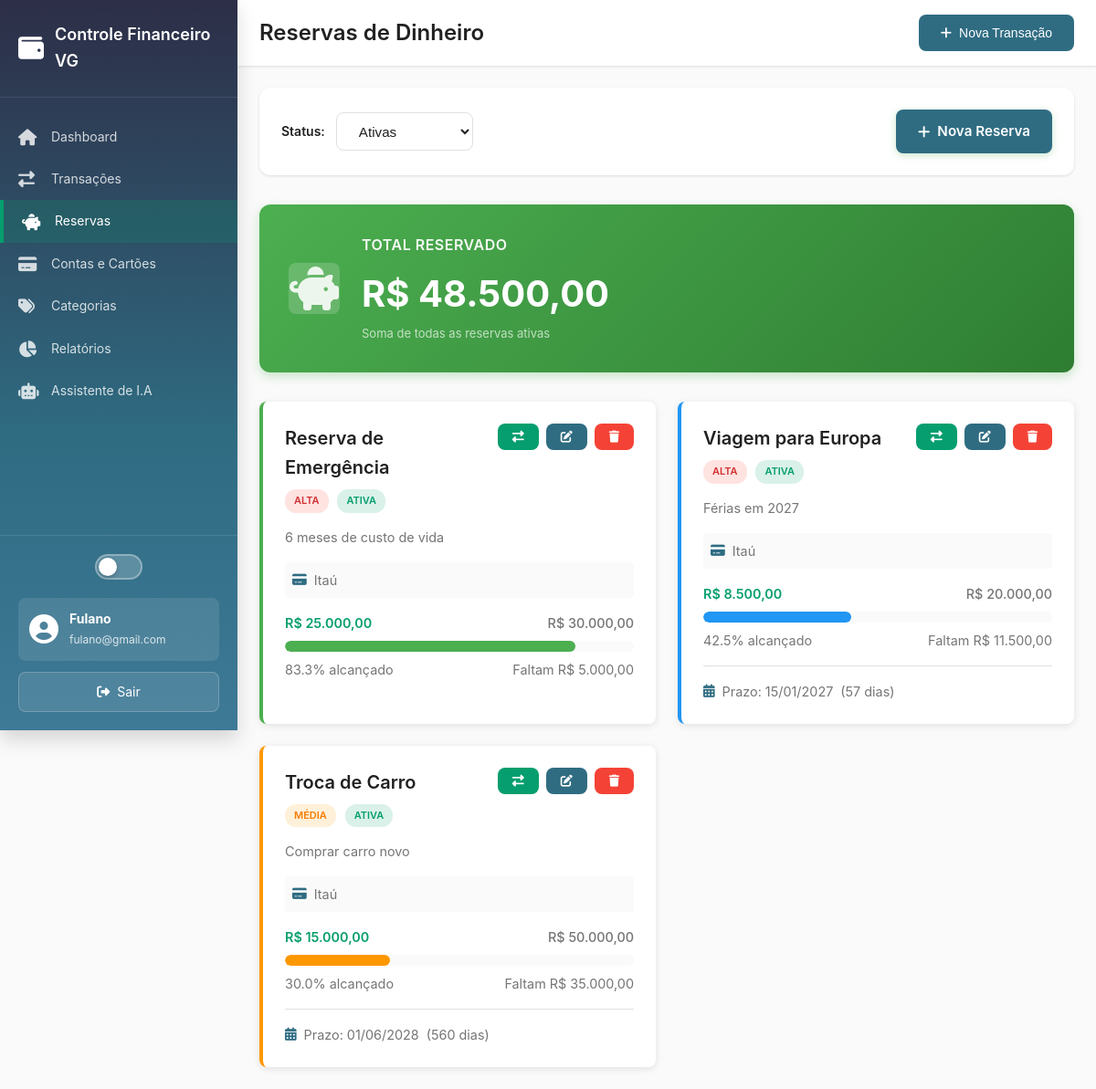
Screenshot of /reserves (signed in) with the database file from the repository.
### tables this page shows
CREATE TABLE IF NOT EXISTS reserves (
    id INT AUTO_INCREMENT PRIMARY KEY,
    user_id INT NOT NULL,
    account_id INT NOT NULL,
    name VARCHAR(100) NOT NULL,
    description TEXT,
    target_amount DECIMAL(10, 2) NOT NULL,
    current_amount DECIMAL(10, 2) DEFAULT 0.00,
    deadline DATE DEFAULT NULL,
    priority ENUM('low', 'medium', 'high') DEFAULT 'medium',
    status ENUM('active', 'completed', 'cancelled') DEFAULT 'active',
    color VARCHAR(7) DEFAULT '#4CAF50',
    created_at TIMESTAMP DEFAULT CURRENT_TIMESTAMP,
    updated_at TIMESTAMP DEFAULT CURRENT_TIMESTAMP ON UPDATE CURRENT_TIMESTAMP,
    FOREIGN KEY (user_id) REFERENCES users(id) ON DELETE CASCADE,
    FOREIGN KEY (account_id) REFERENCES accounts(id) ON DELETE CASCADE,
    INDEX idx_user_id (user_id),
    INDEX idx_account_id (account_id),
    INDEX idx_status (status)
);

CREATE TABLE accounts (
    id INT AUTO_INCREMENT PRIMARY KEY,
    user_id INT NOT NULL,
    name VARCHAR(100) NOT NULL,
    type ENUM('credit_card', 'debit_card', 'bank_account', 'cash', 'meal_voucher', 'food_voucher') NOT NULL,
    balance DECIMAL(10, 2) DEFAULT 0.00,
    credit_limit DECIMAL(10, 2) DEFAULT NULL,
    closing_day INT DEFAULT NULL,
    due_day INT DEFAULT NULL,
    color VARCHAR(7) DEFAULT '#00897B',
    is_active BOOLEAN DEFAULT TRUE,
    created_at TIMESTAMP DEFAULT CURRENT_TIMESTAMP,
    updated_at TIMESTAMP DEFAULT CURRENT_TIMESTAMP ON UPDATE CURRENT_TIMESTAMP,
    FOREIGN KEY (user_id) REFERENCES users(id) ON DELETE CASCADE,
    INDEX idx_user_id (user_id),
    INDEX idx_type (type)
);

### app/core/Controller.php (called while the page is built, shortened)
<?php
class Controller {
    public function __construct() {
        $this->db = (new Database())->connect();
    }
    public function view($view, $data = []) {
        extract($data);
        require_once BASE_PATH . '/app/views/' . $view . '.php';
    }
    public function getUserId() {
        return $_SESSION['user_id'] ?? null;
    }
}

### app/controllers/Reserves.php (called while the page is built, shortened)
<?php
class Reserves extends Controller {
    public function __construct() {
        $this->reserveModel = new Reserve($this->db);
    }
    public function index() {
        $userId = $this->getUserId();
        $status = $_GET['status'] ?? 'active';
        $reserves = $this->reserveModel->getUserReservesWithAccounts($userId, $status);
        $totalReserved = $this->reserveModel->getTotalReserved($userId);
        $data = [
            'reserves' => $reserves,
            'totalReserved' => $totalReserved,
            'statusFilter' => $status
        ];
        $this->view('reserves/index', $data);
    }
}

### app/core/App.php (called while the page is built, shortened)
<?php
class App {
    protected $method = 'index';
    public function __construct() {
        $url = $this->parseUrl();
        if (isset($url[0]) && file_exists(BASE_PATH . '/app/controllers/' . ucfirst($url[0]) . '.php')) {
            unset($url[0]);
        }
        $this->controller = new $this->controller;
        $this->params = $url ? array_values($url) : [];
        call_user_func_array([$this->controller, $this->method], $this->params);
    }
    public function parseUrl() {
        if (isset($_GET['url'])) {
            return explode('/', filter_var(rtrim($_GET['url'], '/'), FILTER_SANITIZE_URL));
        }
        return [];
    }
}

### public/index.php (called while the page is built, shortened)
<?php
require_once BASE_PATH . '/config/config.php';
require_once BASE_PATH . '/app/core/Database.php';
require_once BASE_PATH . '/app/core/Model.php';
require_once BASE_PATH . '/app/core/Controller.php';
require_once BASE_PATH . '/app/core/App.php';
$app = new App();

### config/config.php (called while the page is built, shortened)
<?php
spl_autoload_register(function($className) {
    $paths = [
        APP_ROOT . '/app/controllers/' . $className . '.php',
        APP_ROOT . '/app/models/' . $className . '.php',
        APP_ROOT . '/app/core/' . $className . '.php',
    ];
    foreach ($paths as $path) {
        if (file_exists($path)) {
            return;
        }
    }
});

### app/core/Database.php (called while the page is built, shortened)
<?php
class Database {
    private $host = DB_HOST;
    private $db_name = DB_NAME;
    private $username = DB_USER;
    private $password = DB_PASS;
    private $charset = DB_CHARSET;
    private $conn = null;
    public function connect() {
        if ($this->conn === null) {
            try {
                $dsn = "mysql:host={$this->host};dbname={$this->db_name};charset={$this->charset}";
                $options = [
                    PDO::ATTR_ERRMODE => PDO::ERRMODE_EXCEPTION,
                    PDO::ATTR_DEFAULT_FETCH_MODE => PDO::FETCH_ASSOC,
                    PDO::ATTR_EMULATE_PREPARES => false,
                ];
                $this->conn = new PDO($dsn, $this->username, $this->password, $options);
            } catch(PDOException $e) {
                die('Erro de conexão: ' . $e->getMessage());
            }
        }
        return $this->conn;
    }
}

### app/core/Model.php (called while the page is built, shortened)
<?php
class Model {
    public function __construct($db) {
        $this->db = $db;
    }
}

### app/models/Reserve.php (called while the page is built, shortened)
<?php
class Reserve extends Model {
    public function getUserReservesWithAccounts($userId, $status = 'active') {
        $query = "
            SELECT r.*, a.name as account_name, a.color as account_color
            FROM reserves r
            INNER JOIN accounts a ON r.account_id = a.id
            WHERE r.user_id = :user_id
        ";
        if ($status !== 'all') {
            $query .= " AND r.status = :status";
        }
        $query .= " ORDER BY r.priority DESC, r.deadline ASC, r.created_at DESC";
        $stmt = $this->db->prepare($query);
        $stmt->bindValue(':user_id', $userId);
        if ($status !== 'all') {
            $stmt->bindValue(':status', $status);
        }
        $stmt->execute();
        return $stmt->fetchAll();
    }
    public function getTotalReserved($userId) {
        $stmt = $this->db->prepare("
            SELECT SUM(current_amount) as total
            FROM reserves
            WHERE user_id = :user_id AND status = 'active'
        ");
        $stmt->bindValue(':user_id', $userId);
        $stmt->execute();
        $result = $stmt->fetch();
        return $result['total'] ?? 0;
    }
}

### app/views/reserves/index.php (the view, shortened to what this page needs)
<div class="page-header-reserves">
    <div class="filter-group">
        <label>Status:</label>
        <select onchange="window.location.href='<?= BASE_URL ?>reserves?status=' + this.value" class="form-select">
            <option value="active" <?= $statusFilter === 'active' ? 'selected' : '' ?>>Ativas</option>
        </select>
    </div>
    <a href="<?= BASE_URL ?>reserves/form" class="btn btn-primary btn-add">
        <i class="fas fa-plus"></i>
        Nova Reserva
    </a>
</div>
<div class="summary-card mb-4">
    <div class="card-icon">
        <i class="fas fa-piggy-bank"></i>
    </div>
    <div class="card-content">
        <h3>Total Reservado</h3>
        <p class="card-value">R$ <?= number_format($totalReserved, 2, ',', '.') ?></p>
        <small class="text-muted">Soma de todas as reservas ativas</small>
    </div>
</div>
<?php if (empty($reserves)): ?>
    <div class="empty-state">
        <i class="fas fa-piggy-bank"></i>
        <h3>Nenhuma reserva encontrada</h3>
        <p>Crie sua primeira reserva para começar a organizar seu dinheiro!</p>
        <a href="<?= BASE_URL ?>reserves/form" class="btn btn-primary">
            <i class="fas fa-plus"></i>
            Criar Reserva
        </a>
    </div>
<?php else: ?>
    <div class="reserves-grid">
        <?php foreach ($reserves as $reserve): ?>
            <?php
                $progress = $reserve['target_amount'] > 0
                    ? min(($reserve['current_amount'] / $reserve['target_amount']) * 100, 100)
                    : 0;
                $remaining = $reserve['target_amount'] - $reserve['current_amount'];
                $priorityLabels = [
                    'low' => 'Baixa',
                    'medium' => 'Média',
                    'high' => 'Alta'
                ];
                $statusLabels = [
                    'active' => 'Ativa',
                    'completed' => 'Concluída',
                    'cancelled' => 'Cancelada'
                ];
                $statusClasses = [
                    'active' => 'status-active',
                    'completed' => 'status-completed',
                    'cancelled' => 'status-cancelled'
                ];
            ?>
            <div class="reserve-card" style="border-left: 4px solid <?= $reserve['color'] ?>">
                <div class="reserve-header">
                    <div>
                        <h3><?= htmlspecialchars($reserve['name']) ?></h3>
                        <span class="badge badge-<?= $reserve['priority'] ?>">
                            <?= $priorityLabels[$reserve['priority']] ?>
                        </span>
                        <span class="badge <?= $statusClasses[$reserve['status']] ?>">
                            <?= $statusLabels[$reserve['status']] ?>
                        </span>
                    </div>
                    <div class="reserve-actions">
                        <a href="<?= BASE_URL ?>reserves/transaction/<?= $reserve['id'] ?>"
                           class="btn btn-sm btn-success" title="Adicionar/Retirar">
                            <i class="fas fa-exchange-alt"></i>
                        </a>
                        <a href="<?= BASE_URL ?>reserves/form/<?= $reserve['id'] ?>"
                           class="btn btn-sm btn-primary" title="Editar">
                            <i class="fas fa-edit"></i>
                        </a>
                        <button onclick="deleteReserve(<?= $reserve['id'] ?>)"
                                class="btn btn-sm btn-danger" title="Excluir">
                            <i class="fas fa-trash"></i>
                        </button>
                    </div>
                </div>
                <?php if ($reserve['description']): ?>
                    <p class="reserve-description"><?= htmlspecialchars($reserve['description']) ?></p>
                <?php endif; ?>
                <div class="reserve-account">
                    <i class="fas fa-credit-card"></i>
                    <span><?= htmlspecialchars($reserve['account_name']) ?></span>
                </div>
                <div class="reserve-progress">
                    <div class="progress-header">
                        <span>R$ <?= number_format($reserve['current_amount'], 2, ',', '.') ?></span>
                        <span>R$ <?= number_format($reserve['target_amount'], 2, ',', '.') ?></span>
                    </div>
                    <div class="progress-bar">
                        <div class="progress-fill" style="width: <?= $progress ?>%; background-color: <?= $reserve['color'] ?>"></div>
                    </div>
                    <div class="progress-footer">
                        <span><?= number_format($progress, 1) ?>% alcançado</span>
                        <?php if ($remaining > 0): ?>
                            <span class="text-muted">Faltam R$ <?= number_format($remaining, 2, ',', '.') ?></span>
                        <?php else: ?>
                            <span class="text-success">Meta atingida! 🎉</span>
                        <?php endif; ?>
                    </div>
                </div>
                <?php if ($reserve['deadline']): ?>
                    <div class="reserve-deadline">
                        <i class="fas fa-calendar-alt"></i>
                        <span>Prazo: <?= date('d/m/Y', strtotime($reserve['deadline'])) ?></span>
                        <?php
                            $daysRemaining = ceil((strtotime($reserve['deadline']) - time()) / 86400);
                            if ($daysRemaining > 0): ?>
                                <span class="text-muted">(<?= $daysRemaining ?> dias)</span>
                            <?php elseif ($daysRemaining == 0): ?>
                                <span class="text-warning">(Vence hoje!)</span>
                            <?php else: ?>
                                <span class="text-danger">(Vencida há <?= abs($daysRemaining) ?> dias)</span>
                            <?php endif; ?>
                    </div>
                <?php endif; ?>
            </div>
        <?php endforeach; ?>
    </div>
<?php endif; ?>
<?php
include APP_ROOT . '/app/views/layouts/main.php';
?>

### app/views/reserves/index.php (style rules this page uses)
.reserves-grid { display: grid; grid-template-columns: repeat(auto-fill, minmax(350px, 1fr)); gap: 1.5rem; margin-top: 1.5rem; }
.reserve-card { background: var(--bg-primary); border-radius: 8px; padding: 1.5rem; box-shadow: 0 2px 8px rgba(0, 0, 0, 0.1); transition: transform 0.2s, box-shadow 0.2s; }
.reserve-header { display: flex; justify-content: space-between; align-items: flex-start; margin-bottom: 1rem; }
.reserve-header h3 { margin: 0 0 0.5rem 0; color: var(--text-primary); font-size: 1.25rem; }
.reserve-actions { display: flex; gap: 0.5rem; }
.reserve-description { color: var(--text-secondary); font-size: 0.9rem; margin-bottom: 1rem; line-height: 1.5; }
.reserve-account { display: flex; align-items: center; gap: 0.5rem; color: var(--text-secondary); font-size: 0.9rem; margin-bottom: 1rem; padding: 0.5rem; background: var(--bg-secondary); border-radius: 4px; }
.reserve-progress { margin: 1rem 0; }
.progress-header, .progress-footer { display: flex; justify-content: space-between; font-size: 0.9rem; margin-bottom: 0.5rem; }
.progress-footer { margin-top: 0.5rem; margin-bottom: 0; }
.progress-bar { width: 100%; height: 12px; background: var(--bg-secondary); border-radius: 6px; overflow: hidden; }
.progress-fill { height: 100%; transition: width 0.3s ease; border-radius: 6px; }
.reserve-deadline { display: flex; align-items: center; gap: 0.5rem; color: var(--text-secondary); font-size: 0.9rem; margin-top: 1rem; padding-top: 1rem; border-top: 1px solid var(--border-color); }
.badge { display: inline-block; padding: 0.25rem 0.75rem; font-size: 0.75rem; font-weight: 600; border-radius: 12px; margin-right: 0.5rem; }
.badge-medium { background: #FFF3E0; color: #F57C00; }
.badge-high { background: #FFEBEE; color: #D32F2F; }
.status-active { background: #E8F5E9; color: #2E7D32; }
.summary-card { background: linear-gradient(135deg, #4CAF50 0%, #2E7D32 100%); color: white; padding: 2rem; border-radius: 12px; box-shadow: 0 4px 12px rgba(76, 175, 80, 0.3); display: flex; align-items: center; gap: 1.5rem; }
.summary-card .card-icon { font-size: 3rem; opacity: 0.9; }
.summary-card .card-content h3 { margin: 0 0 0.5rem 0; font-size: 1rem; opacity: 0.95; color: white; font-weight: 600; }
.summary-card .card-value { font-size: 2.5rem; font-weight: 700; margin: 0; }
.summary-card small { opacity: 0.85; }

### rows the page displays
reserves: name "Reserva de Emergência", priority "ALTA", status "ATIVA", description "6 meses de custo de vida", account.name "Itaú", current_amount "25.000,00", target_amount "30.000,00", progress "83.3", remaining "5.000,00"
reserves: name "Viagem para Europa", priority "ALTA", status "ATIVA", description "Férias em 2027", account.name "Itaú", current_amount "8.500,00", target_amount "20.000,00", progress "42.5", remaining "11.500,00", deadline "15/01/2027", deadline "57"
reserves: name "Troca de Carro", priority "MÉDIA", status "ATIVA", description "Comprar carro novo", account.name "Itaú", current_amount "15.000,00", target_amount "50.000,00", progress "30.0", remaining "35.000,00", deadline "01/06/2028", deadline "560"

### other values shown
APP_NAME "Controle Financeiro VG"
$_SESSION['user_name'] "Fulano"
$_SESSION['user_email'] "fulano@gmail.com"
$pageTitle "Reservas de Dinheiro"
$totalReserved "48.500,00"
